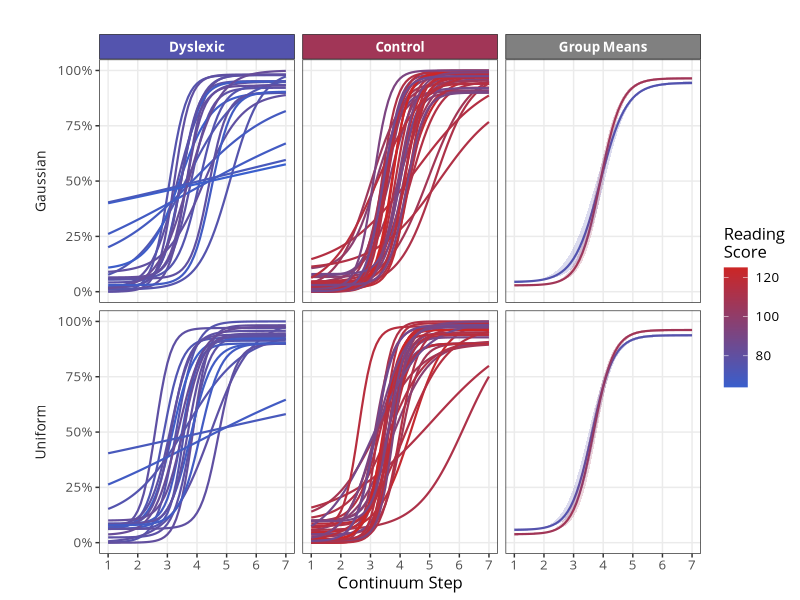
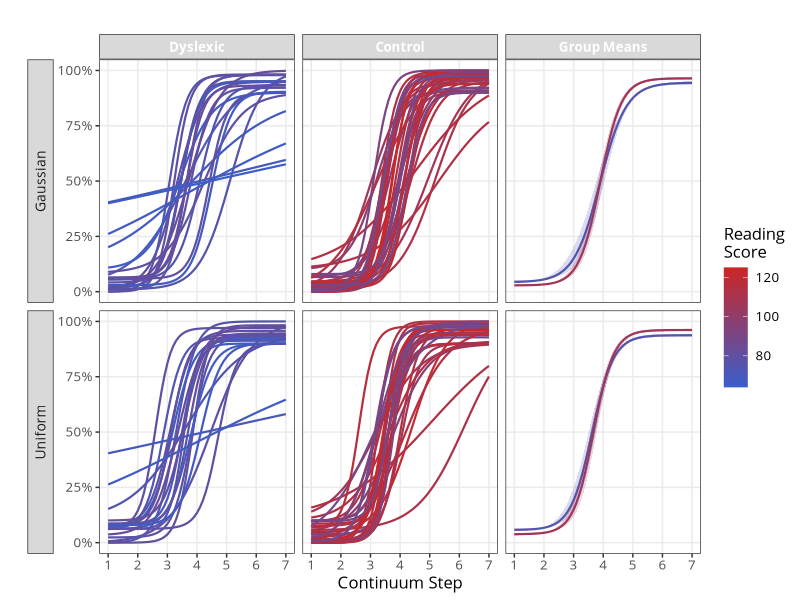

Here is the R script that generated these plots, in order:
#!/usr/bin/env Rscript

## figure_individ_and_mean_fitted_models_by_group.R
## aggregates the data by group and cue type and plots model fits

library(dplyr)
library(ggplot2)
setwd("/home/eobrien/bde/Projects/Speech_dist/Analysis/Figures")
## When loading/saving, this script assumes the working directory is set to the
## root directory of the repo. Relative to this script's location that is:
setwd("../..")
rm(list = ls())
psychometrics <- read.csv("cleaned_psychometrics.csv")
group_levels <- c("Dyslexic", "Control", "Group Means")
psychometrics$group <- factor(psychometrics$group, levels=group_levels)

# Remove any psychometrics that do not meet the fit quality standard
psychometrics <- psychometrics %>% 
  filter(threshold <= 7 & threshold >= 1)


## ## ## ## ## ## ## ## ## ## ## ## ##
## FUNCTION TO COMPUTE FITTED CURVE ##
## ## ## ## ## ## ## ## ## ## ## ## ##
logistic <- function(thresh, slope, lower, upper, endpoints=c(1, 7)) {
  ## NOTE: upper should be amount below 1 (upper of 0.1 is asymptote of 0.9)
  x <- seq(endpoints[1], endpoints[2], length.out=diff(endpoints) * 10 + 1)
  y <- lower + (1 - lower - upper) / (1 + exp(-1 * slope * (x - thresh)))
  data.frame(cbind(x, y))
}

## ## ## ## ## ## ##
## COLORMAP STUFF ##
## ## ## ## ## ## ##
n_steps <- 256
cmap <- colorRampPalette(c("royalblue3", "firebrick3"))(n_steps)

## FUNCTION FOR COMPUTING COLORS FROM COLORMAPS (FOR GROUP-LEVEL COLORS)
get_cmap_color <- function(x, cmap) {
  ramp <- grDevices::colorRamp(cmap, space="Lab", interpolate="spline")
  rgbs <- ramp(x) / 255
  grDevices::rgb(rgbs[,1], rgbs[,2], rgbs[,3])
}

## ## ## ## ## ## ## ## ## ## ##
## AGGREGATE AT SUBJECT LEVEL ##
## ## ## ## ## ## ## ## ## ## ##
psych_subj_agg <- psychometrics %>%
  group_by(subject_id, type) %>%
  summarise(group=unique(group),
            read=unique(read),
            threshold=mean(threshold),
            slope=mean(slope),
            lo_asymp=mean(lo_asymp),
            hi_asymp=mean(hi_asymp),
            lapse=(lo_asymp + hi_asymp) / 2)
psych_subj_agg$plot_group <- with(psych_subj_agg, interaction(subject_id,type))
psych_subj_agg <- na.omit(psych_subj_agg)
psych_subj_agg$orig_group <- psych_subj_agg$group

# mean + SE by group, across subjects
psych_group_ribbon <- psych_subj_agg %>%
  group_by(group, type) %>%
  summarise(read=mean(read, na.rm=TRUE),
            threshold_mu=mean(threshold),
            slope_mu=mean(slope),
            lo_mu=mean(lo_asymp),
            hi_mu=mean(hi_asymp),
            threshold_se=sd(threshold) / sqrt(n()),
            slope_se=sd(slope) / sqrt(n()),
            lo_se=sd(lo_asymp) / sqrt(n()),
            hi_se=sd(hi_asymp) / sqrt(n()),
            threshold_lower=threshold_mu - threshold_se,
            threshold_upper=threshold_mu + threshold_se,
            slope_lower=slope_mu - slope_se,
            slope_upper=slope_mu + slope_se,
            lo_lower=lo_mu - lo_se,
            lo_upper=lo_mu + lo_se,
            hi_lower=hi_mu - hi_se,
            hi_upper=hi_mu + hi_se) %>%
  rename(orig_group=group, slope=slope_mu, threshold=threshold_mu,
         lo_asymp=lo_mu, hi_asymp=hi_mu)
psych_group_ribbon$group <- "Group Means"
psych_group_ribbon$group <- factor(psych_group_ribbon$group, levels=group_levels)
psych_group_ribbon$plot_group <- with(psych_group_ribbon, 
                                      interaction(orig_group, type))

## avoid the annoying "unequal factor levels" warning
plot_group_levels <- c(levels(psych_subj_agg$plot_group),
                       levels(psych_group_ribbon$plot_group))
psych_subj_agg$plot_group <- factor(psych_subj_agg$plot_group,
                                    levels=plot_group_levels)
psych_group_ribbon$plot_group <- factor(psych_group_ribbon$plot_group,
                                        levels=plot_group_levels)

## unite the 2 tibbles
this_data <- bind_rows(psych_subj_agg, psych_group_ribbon)

## compute fitted curves
logist_subj_agg <- this_data %>% 
  group_by(plot_group) %>%
  mutate(x=list(logistic(threshold, slope, lo_asymp, hi_asymp)$x),
         y=list(logistic(threshold, slope, lo_asymp, hi_asymp)$y),
         y_lower=list(logistic(threshold_lower, slope_lower, lo_lower, hi_lower)$y),
         y_upper=list(logistic(threshold_upper, slope_upper, lo_upper, hi_upper)$y)) %>%
  tidyr::unnest(x, y, y_lower, y_upper)

## GET THE COLORMAP VALUES FOR THE GROUP MEANS
endpoints <- range(na.omit(psychometrics$read))
c_range <- diff(endpoints)
group_vals <- psych_subj_agg %>% group_by(group) %>% summarise(read=mean(read))
group_vals <- (group_vals$read - endpoints[1]) / c_range
group_cols <- get_cmap_color(group_vals, cmap)
group_cols <- c(group_cols, "#808080")  # for the group-means facet
names(group_cols) <- levels(this_data$group)

## custom labeller for the strip
duration_labeller <- as_labeller(c(`U`="Uniform",
                                    `G`="Gaussian",
                                    `Dyslexic`="Dyslexic",
                                    `Control`="Control",
                                    #`Above Average`="Above Average",
                                    `Group Means`="Group Means"))

## ## ## ## ## ## ## ## ## ## ## ## ## ## ## ## ## ## ## ## ## ## ## ##
##  FACET GRID OF FITTED LOGISTIC CURVES W/ WJBRS COLORMAP ON CURVES ##
## ## ## ## ## ## ## ## ## ## ## ## ## ## ## ## ## ## ## ## ## ## ## ##
fig <- ggplot(data=logist_subj_agg, mapping=aes(x=x, y=y, group=plot_group)) +
  geom_line(aes(colour=read), size=0.75, alpha=1) +
  geom_ribbon(aes(ymin=y_lower, ymax=y_upper, fill=read), alpha=0.2, size=0) +
  scale_x_continuous(labels=as.character, breaks=seq(1, 7)) +
  scale_y_continuous(labels=scales::percent, breaks=seq(0, 1, by=0.25)) +
  scale_colour_gradientn(colours=cmap) +
  scale_fill_gradientn(colours=cmap) +
  theme_bw() +
  theme(text=element_text(size=12, colour="black", family="Open Sans"),
        strip.text.x=element_text(face="bold", colour="white"),
        strip.text.y=element_text(face="plain", size=10),
        strip.placement="outside", panel.grid.minor=element_blank()) +
  labs(title="", colour="Reading\nScore", fill="Reading\nScore") +
  xlab("Continuum Step") + ylab("") +
  facet_grid(type ~ group, labeller=duration_labeller, switch="y")

## HACK INTO THE GUTS OF GGPLOT TO SET INDIVIDUAL STRIP COLORS
gtable <- ggplotGrob(fig)
strip_ix <- grep(pattern="strip-", gtable$layout$name)
for (i in strip_ix) {
  lab <- gtable$grobs[[i]]$grobs[[1]]$children[[2]]$children[[1]]$label
  col <- unname(group_cols[lab])
  if (!is.na(col)) {
    gtable$grobs[[i]]$grobs[[1]]$children[[1]]$gp$fill <- col
  } else {
    gtable$grobs[[i]]$grobs[[1]]$children[[1]]$gp$fill <- NA
    gtable$grobs[[i]]$grobs[[1]]$children[[1]]$gp$col <- NA
  }
}

## PLOT IT INTERACTIVELY
grid::grid.draw(gtable)

## SAVE TO FILE
#setwd('./Analysis/Figures')
ggsave("figure_individ_and_mean_fitted_models_by_group.pdf", gtable,
       device=cairo_pdf, width=7.5, height=4.5)
ggsave("figure_individ_and_mean_fitted_models_by_group.png", gtable,
       width=7.5, height=4.5, dpi = 300)
